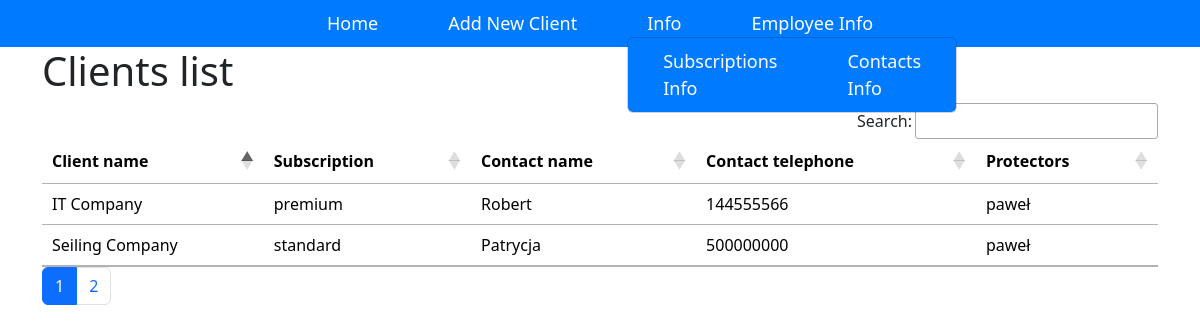
The page /views/index.php on the database its author committed.
### tables this page shows
CREATE TABLE `clients` (
  `id` int(11) NOT NULL,
  `name` varchar(255) NOT NULL,
  `email` varchar(255) NOT NULL,
  `phone_number` varchar(15) DEFAULT NULL
);

### views/index.php (the view, shortened to what this page needs)
<?php
include '../db.php';
$records_per_page =2;
$page = isset($_GET['page']) ? (int)$_GET['page'] : 1;
$offset = ($page - 1) * $records_per_page;
$query = "
SELECT
    c.id,
    c.name AS client_name,
    s.name AS subscription_name,
    GROUP_CONCAT(e.name SEPARATOR ', ') AS employee_names,
    con.name AS contact_name,
    con.phone AS contact_phone
FROM
    clients c
JOIN
    client_subscriptions cs ON c.id = cs.client_id
JOIN
    subscription s ON cs.subscription_id = s.id
JOIN
    client_employees ce ON c.id = ce.client_id
JOIN
    employees e ON ce.employee_id = e.id
JOIN
    contacts con ON c.id = con.client_id
GROUP BY
    c.id, c.name, s.name, con.name, con.phone
LIMIT $records_per_page OFFSET $offset
";
$stmt = $pdo->query($query);
$clients = $stmt->fetchAll(PDO::FETCH_ASSOC);
$count_query = "
SELECT COUNT(*) AS total FROM clients c
JOIN
    client_subscriptions cs ON c.id = cs.client_id
JOIN
    subscription s ON cs.subscription_id = s.id
JOIN
    client_employees ce ON c.id = ce.client_id
JOIN
    employees e ON ce.employee_id = e.id
JOIN
    contacts con ON c.id = con.client_id
";
$count_stmt = $pdo->query($count_query);
$total_clients = $count_stmt->fetch(PDO::FETCH_ASSOC)['total'];
$total_pages = ceil($total_clients / $records_per_page);
?>
<!DOCTYPE html>
<html lang="pl">
<head>
    <link href="https://cdn.jsdelivr.net/npm/bootstrap@5.3.1/dist/css/bootstrap.min.css" rel="stylesheet">
    <link href="https://cdn.datatables.net/1.11.5/css/jquery.dataTables.min.css" rel="stylesheet">
</head>
<body>
    <div class="container" >
        <h1>Clients list</h1>
        <?php if (empty($clients)): ?>
            <div class="alert alert-warning" role="alert">
                <i class="bi bi-exclamation-circle"></i> <strong>No clients found.</strong>
            </div>
            <a href="add.php"><button type="button" class="btn btn-primary">Add new</button></a>
        <?php else: ?>
        <table id = "clientsTable" class="table">
            <thead>
                <tr>
                    <th>Client name</th>
                    <th>Subscription</th>
                    <th>Contact name</th>
                    <th>Contact telephone</th>
                    <th>Protectors</th>
                </tr>
            </thead>
            <tbody>
                <?php
                foreach ($clients as $client): ?>
                <tr>
                    <td><?= $client['client_name'] ?></td>
                    <td><?= $client['subscription_name'] ?></td>
                    <td><?= $client['contact_name']?></td>
                    <td><?= $client['contact_phone']?></td>
                    <td><?= $client['employee_names'] ?></td>
                </tr>
                <?php endforeach; ?>
            </tbody>
        </table>
        <?php endif; ?>
        <nav>
            <ul class="pagination">
                <?php for ($i = 1; $i <= $total_pages; $i++): ?>
                    <li class="page-item <?= ($i == $page) ? 'active' : '' ?>">
                        <a class="page-link" href="?page=<?= $i ?>"><?= $i ?></a>
                    </li>
                <?php endfor; ?>
            </ul>
        </nav>
    </div>
</body>
</html>

### rows shown on the page
clients: name "Seiling Company", subscription_name "standard", contact_name "Patrycja", contact_phone "500000000", employee_names "paweł"
clients: name "IT Company", subscription_name "premium", contact_name "Robert", contact_phone "144555566", employee_names "paweł"
